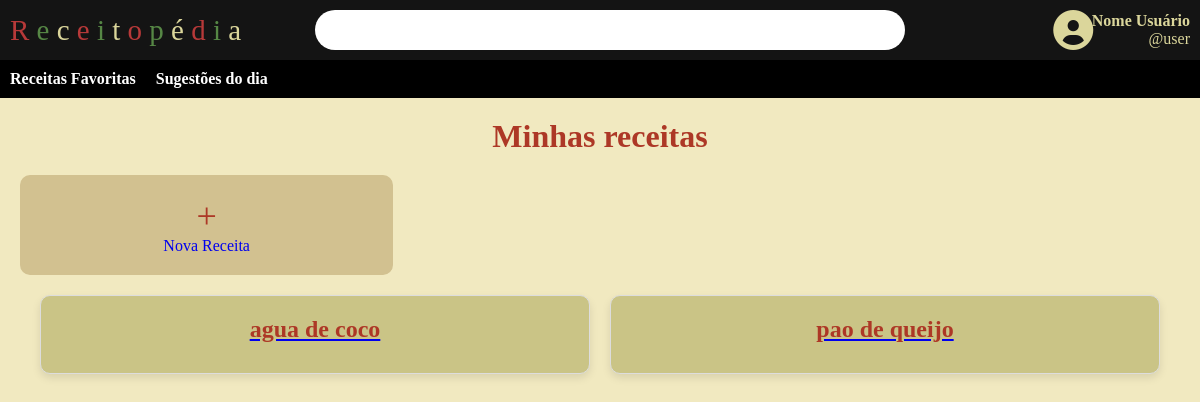
/, run on an earlier commit of the app's database.
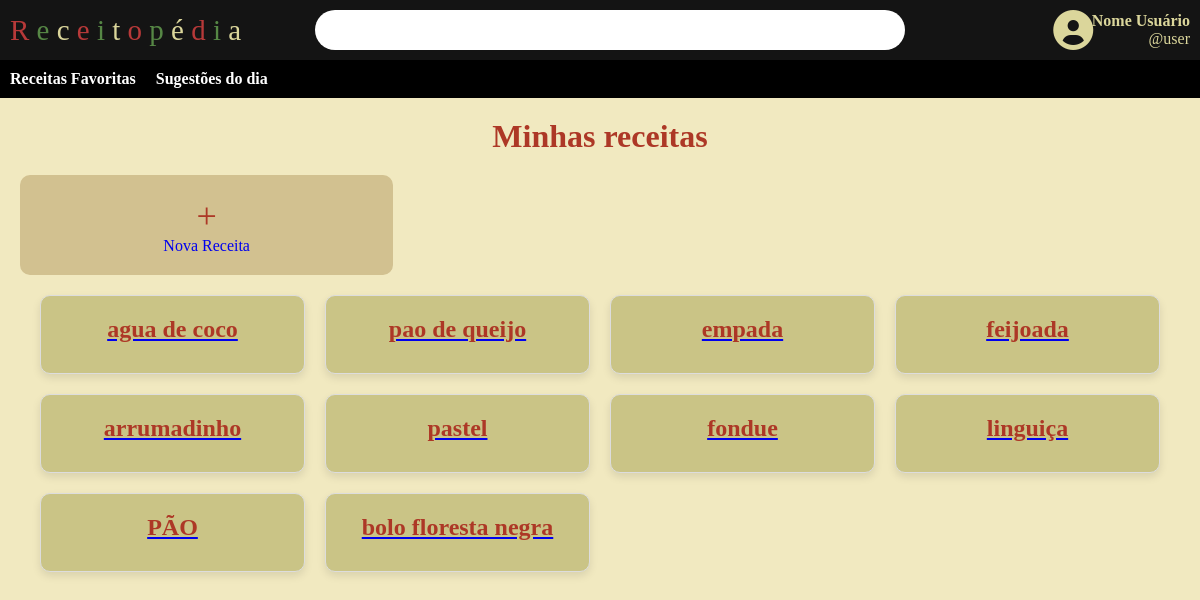
And on a later commit of the database.
### aplicacao/models.py (models this page shows)
class receita(models.Model):
    nome = models.CharField(max_length=100)
    ingredientes = models.TextField(default="Ingredientes não informados")
    modo_preparo = models.TextField(default="Ingredientes não informados")
    comentarios = models.TextField(default="Comentarios não informados")
    estrelas = models.TextField(default="Estrelas não informadas")

### aplicacao/views.py (the view)
# urls.py: path('', views.HomeView.as_view(), name="home"),
class HomeView(View):
    def get(self, request):
        Receita = receita.objects.all()
        ctx = {
            'todas_as_receitas': Receita,
        }
        return render(request, 'home.html', ctx)

### aplicacao/templates/home.html (shortened to what this page needs)
{% load static %}
<!DOCTYPE html>
<html lang="pt-BR">
<head>
    <link rel="stylesheet" href="{% static 'aplicacao/css/home.css' %}">
    <link rel="stylesheet" href="https://cdnjs.cloudflare.com/ajax/libs/font-awesome/6.0.0-beta3/css/all.min.css">
</head>
<body>
    <header>
        <a href="{%url 'aplicacao:home'%}">
            <div class="space">
                <span class="Red">R</span> <span class="Green">e</span> <span class="Bege">c</span> <span class="Red">e</span> <span class="Green">i</span> <span class="Bege">t</span> <span class="Red">o</span> <span class="Green">p</span> <span class="Bege">é</span> <span class="Red">d</span> <span class="Green">i</span> <span class="Bege">a</span>
            </div>
        </a>
        <input type="text" placeholder="" class="Navbar2">
        <i class="fa-solid fa-circle-user" id="user-icon"></i>
        <div class="user-info">
            <span>Nome Usuário</span>
            <span>@user</span>
        </div>
    </header>
    <nav>
        <ul>
            <li><a href="#">Receitas Favoritas</a></li>
            <li><a href="#">Sugestões do dia</a></li>
        </ul>
    </nav>
    <main>
        <h1>Minhas receitas</h1>
        <section class="receitas">
            <a href="{%url 'aplicacao:adicionar'%}" id="linkadd">
                <div class="card nova-receita">
                    <span class="plus">+</span>
                    <p>Nova Receita</p>
                </div>
            </a>
        </section>
        <div class="recipe-list">
            {% for Receita in todas_as_receitas %}
            <a href="{% url 'aplicacao:visualizar_um' Receita.id %}">
                <div class="recipe-card">
                    <h2>{{Receita.nome}}</h2>
                </div>
            </a>
            {% endfor %}
        </div>
    </main>
</body>
</html>

### templates/static/aplicacao/css/home.css (style rules this page uses)
* { margin: 0; padding: 0; box-sizing: border-box; }
body { font-family: Jaro; background-color: #F1E9C0; }
header { background-color: #141414; color: #DBD69B; padding: 10px; display: flex; justify-content: space-between; align-items: center; }
header a { text-decoration: none; color: inherit; }
header input { padding: 5px; width: 50%; height: 40px; border: none; border-radius: 50px; }
header .user-info { display: flex; flex-direction: column; align-items: flex-end; }
header .user-info span:first-child { font-weight: bold; }
nav { background-color: #000000; padding: 10px; }
nav ul { display: flex; list-style-type: none; }
nav ul li { margin-right: 20px; }
nav ul li a { color: #FFF; text-decoration: none; font-weight: bold; }
main { padding: 20px; text-align: center; }
h1 { margin-bottom: 20px; color: #AD3826; }
.receitas { display: grid; grid-template-columns: repeat(3, 1fr); gap: 20px; }
.card { background-color: #D2C190; border-radius: 10px; padding: 20px; display: flex; justify-content: space-between; align-items: center; position: relative; }
.nova-receita { display: flex; flex-direction: column; align-items: center; justify-content: center; }
.nova-receita .plus { font-size: 36px; color: #AD3826; }
.space { letter-spacing: 0; font-size: 29px; }
.Red { color: #B73939; }
.Green { color: #568745; }
.Bege { color: #DBD69B; }
#user-icon { position: relative; left: 75px; font-size: 40px; }
#linkadd { text-decoration: none; list-style: none; }
h2 { text-align: center; }
.recipe-list { display: grid; grid-template-columns: repeat(auto-fit, minmax(250px, 1fr)); gap: 20px; padding: 20px; max-width: 1200px; margin: 0 auto; }
.recipe-card { background-color: #FFF; border: 1px solid #ddd; border-radius: 10px; padding: 20px; box-shadow: 0 4px 8px rgba(0, 0, 0, 0.1); transition: transform 0.3s, box-shadow 0.3s; text-align: center; background-color: #CAC486; }
.recipe-card h2 { color: #AD3826; font-size: 24px; margin-bottom: 10px; }

What changed in the data, as far as the page shows it:
added receita: nome "empada"
added receita: nome "feijoada"
added receita: nome "arrumadinho"
added receita: nome "pastel"
added receita: nome "fondue"
added receita: nome "linguiça"
added receita: nome "PÃO"
added receita: nome "bolo floresta negra"
